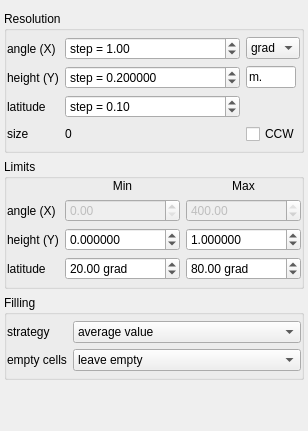
        <widget class="QWidget" name="gridTab">
         <property name="sizePolicy">
          <sizepolicy hsizetype="Maximum" vsizetype="Preferred">
           <horstretch>0</horstretch>
           <verstretch>0</verstretch>
          </sizepolicy>
         </property>
         <attribute name="title">
          <string>Map</string>
         </attribute>
         <layout class="QVBoxLayout" name="verticalLayout_4">
          <property name="leftMargin">
           <number>4</number>
          </property>
          <property name="rightMargin">
           <number>4</number>
          </property>
          <item>
           <widget class="QGroupBox" name="gridResGroupBox">
            <property name="title">
             <string>Resolution</string>
            </property>
            <property name="flat">
             <bool>true</bool>
            </property>
            <layout class="QGridLayout" name="gridLayout">
             <property name="leftMargin">
              <number>0</number>
             </property>
             <property name="topMargin">
              <number>6</number>
             </property>
             <property name="rightMargin">
              <number>0</number>
             </property>
             <property name="bottomMargin">
              <number>6</number>
             </property>
             <item row="0" column="0">
              <widget class="QLabel" name="label">
               <property name="sizePolicy">
                <sizepolicy hsizetype="Maximum" vsizetype="Preferred">
                 <horstretch>0</horstretch>
                 <verstretch>0</verstretch>
                </sizepolicy>
               </property>
               <property name="text">
                <string>angle (X)</string>
               </property>
              </widget>
             </item>
             <item row="0" column="1">
              <widget class="QDoubleSpinBox" name="xStepDoubleSpinBox">
               <property name="sizePolicy">
                <sizepolicy hsizetype="Preferred" vsizetype="Fixed">
                 <horstretch>0</horstretch>
                 <verstretch>0</verstretch>
                </sizepolicy>
               </property>
               <property name="toolTip">
                <string>Map angular step (horizontal)</string>
               </property>
               <property name="prefix">
                <string>step = </string>
               </property>
               <property name="minimum">
                <double>0.010000000000000</double>
               </property>
               <property name="maximum">
                <double>400.000000000000000</double>
               </property>
               <property name="singleStep">
                <double>0.100000000000000</double>
               </property>
               <property name="value">
                <double>1.000000000000000</double>
               </property>
              </widget>
             </item>
             <item row="1" column="0">
              <widget class="QLabel" name="heightStepLabel">
               <property name="sizePolicy">
                <sizepolicy hsizetype="Maximum" vsizetype="Preferred">
                 <horstretch>0</horstretch>
                 <verstretch>0</verstretch>
                </sizepolicy>
               </property>
               <property name="text">
                <string>height (Y)</string>
               </property>
              </widget>
             </item>
             <item row="1" column="1">
              <widget class="QDoubleSpinBox" name="hStepDoubleSpinBox">
               <property name="sizePolicy">
                <sizepolicy hsizetype="Preferred" vsizetype="Fixed">
                 <horstretch>0</horstretch>
                 <verstretch>0</verstretch>
                </sizepolicy>
               </property>
               <property name="toolTip">
                <string>Map height step (vertical)</string>
               </property>
               <property name="prefix">
                <string>step = </string>
               </property>
               <property name="decimals">
                <number>6</number>
               </property>
               <property name="minimum">
                <double>0.000001000000000</double>
               </property>
               <property name="maximum">
                <double>1000000000.000000000000000</double>
               </property>
               <property name="singleStep">
                <double>0.010000000000000</double>
               </property>
               <property name="value">
                <double>0.200000000000000</double>
               </property>
              </widget>
             </item>
             <item row="3" column="0">
              <widget class="QLabel" name="label_8">
               <property name="sizePolicy">
                <sizepolicy hsizetype="Maximum" vsizetype="Preferred">
                 <horstretch>0</horstretch>
                 <verstretch>0</verstretch>
                </sizepolicy>
               </property>
               <property name="text">
                <string>size</string>
               </property>
              </widget>
             </item>
             <item row="3" column="1">
              <widget class="QLabel" name="gridSizeLabel">
               <property name="text">
                <string notr="true">0</string>
               </property>
              </widget>
             </item>
             <item row="0" column="2">
              <widget class="QComboBox" name="angularUnitComboBox">
               <property name="sizePolicy">
                <sizepolicy hsizetype="Maximum" vsizetype="Fixed">
                 <horstretch>0</horstretch>
                 <verstretch>0</verstretch>
                </sizepolicy>
               </property>
               <property name="toolTip">
                <string>Map angles unit</string>
               </property>
               <property name="currentIndex">
                <number>2</number>
               </property>
               <item>
                <property name="text">
                 <string>deg</string>
                </property>
               </item>
               <item>
                <property name="text">
                 <string>rad</string>
                </property>
               </item>
               <item>
                <property name="text">
                 <string>grad</string>
                </property>
               </item>
              </widget>
             </item>
             <item row="1" column="2">
              <widget class="QLineEdit" name="heightUnitLineEdit">
               <property name="sizePolicy">
                <sizepolicy hsizetype="Maximum" vsizetype="Fixed">
                 <horstretch>0</horstretch>
                 <verstretch>0</verstretch>
                </sizepolicy>
               </property>
               <property name="maximumSize">
                <size>
                 <width>50</width>
                 <height>16777215</height>
                </size>
               </property>
               <property name="toolTip">
                <string>Map heights unit (for display only)</string>
               </property>
               <property name="text">
                <string>m.</string>
               </property>
               <property name="maxLength">
                <number>6</number>
               </property>
              </widget>
             </item>
             <item row="3" column="2">
              <widget class="QCheckBox" name="ccwCheckBox">
               <property name="toolTip">
                <string>Counterclockwise unrolling</string>
               </property>
               <property name="text">
                <string>CCW</string>
               </property>
              </widget>
             </item>
             <item row="2" column="0">
              <widget class="QLabel" name="latStepLabel">
               <property name="text">
                <string>latitude</string>
               </property>
              </widget>
             </item>
             <item row="2" column="1">
              <widget class="QDoubleSpinBox" name="latStepDoubleSpinBox">
               <property name="toolTip">
                <string>Map latitude step</string>
               </property>
               <property name="prefix">
                <string>step = </string>
               </property>
               <property name="minimum">
                <double>0.010000000000000</double>
               </property>
               <property name="maximum">
                <double>100.000000000000000</double>
               </property>
               <property name="singleStep">
                <double>0.100000000000000</double>
               </property>
               <property name="value">
                <double>0.100000000000000</double>
               </property>
              </widget>
             </item>
            </layout>
           </widget>
          </item>
          <item>
           <widget class="QGroupBox" name="gridLimitsGroupBox">
            <property name="sizePolicy">
             <sizepolicy hsizetype="Maximum" vsizetype="Preferred">
              <horstretch>0</horstretch>
              <verstretch>0</verstretch>
             </sizepolicy>
            </property>
            <property name="title">
             <string>Limits</string>
            </property>
            <property name="flat">
             <bool>true</bool>
            </property>
            <layout class="QGridLayout" name="gridLayout_3">
             <property name="leftMargin">
              <number>0</number>
             </property>
             <property name="topMargin">
              <number>0</number>
             </property>
             <property name="rightMargin">
              <number>0</number>
             </property>
             <property name="bottomMargin">
              <number>6</number>
             </property>
             <item row="1" column="1">
              <widget class="QDoubleSpinBox" name="xMinDoubleSpinBox">
               <property name="enabled">
                <bool>false</bool>
               </property>
               <property name="sizePolicy">
                <sizepolicy hsizetype="Preferred" vsizetype="Fixed">
                 <horstretch>0</horstretch>
                 <verstretch>0</verstretch>
                </sizepolicy>
               </property>
               <property name="toolTip">
                <string>Minimum map angle</string>
               </property>
               <property name="minimum">
                <double>0.000000000000000</double>
               </property>
               <property name="maximum">
                <double>400.000000000000000</double>
               </property>
               <property name="singleStep">
                <double>10.000000000000000</double>
               </property>
               <property name="value">
                <double>0.000000000000000</double>
               </property>
              </widget>
             </item>
             <item row="2" column="1">
              <widget class="QDoubleSpinBox" name="hMinDoubleSpinBox">
               <property name="sizePolicy">
                <sizepolicy hsizetype="Preferred" vsizetype="Fixed">
                 <horstretch>0</horstretch>
                 <verstretch>0</verstretch>
                </sizepolicy>
               </property>
               <property name="toolTip">
                <string>Minimum map height (relative to the generatrix origin)</string>
               </property>
               <property name="decimals">
                <number>6</number>
               </property>
               <property name="minimum">
                <double>-1000000000.000000000000000</double>
               </property>
               <property name="maximum">
                <double>1000000000.000000000000000</double>
               </property>
               <property name="singleStep">
                <double>1.000000000000000</double>
               </property>
               <property name="value">
                <double>0.000000000000000</double>
               </property>
              </widget>
             </item>
             <item row="1" column="2">
              <widget class="QDoubleSpinBox" name="xMaxDoubleSpinBox">
               <property name="enabled">
                <bool>false</bool>
               </property>
               <property name="sizePolicy">
                <sizepolicy hsizetype="Preferred" vsizetype="Fixed">
                 <horstretch>0</horstretch>
                 <verstretch>0</verstretch>
                </sizepolicy>
               </property>
               <property name="toolTip">
                <string>Maximum map angle</string>
               </property>
               <property name="minimum">
                <double>0.000000000000000</double>
               </property>
               <property name="maximum">
                <double>400.000000000000000</double>
               </property>
               <property name="singleStep">
                <double>10.000000000000000</double>
               </property>
               <property name="value">
                <double>400.000000000000000</double>
               </property>
              </widget>
             </item>
             <item row="2" column="2">
              <widget class="QDoubleSpinBox" name="hMaxDoubleSpinBox">
               <property name="sizePolicy">
                <sizepolicy hsizetype="Preferred" vsizetype="Fixed">
                 <horstretch>0</horstretch>
                 <verstretch>0</verstretch>
                </sizepolicy>
               </property>
               <property name="toolTip">
                <string>Maximum map height (relative to the generatrix origin)</string>
               </property>
               <property name="decimals">
                <number>6</number>
               </property>
               <property name="minimum">
                <double>-1000000000.000000000000000</double>
               </property>
               <property name="maximum">
                <double>1000000000.000000000000000</double>
               </property>
               <property name="singleStep">
                <double>1.000000000000000</double>
               </property>
               <property name="value">
                <double>1.000000000000000</double>
               </property>
              </widget>
             </item>
             <item row="1" column="0">
              <widget class="QLabel" name="label_16">
               <property name="sizePolicy">
                <sizepolicy hsizetype="Maximum" vsizetype="Preferred">
                 <horstretch>0</horstretch>
                 <verstretch>0</verstretch>
                </sizepolicy>
               </property>
               <property name="text">
                <string>angle (X)</string>
               </property>
              </widget>
             </item>
             <item row="2" column="0">
              <widget class="QLabel" name="yLabel">
               <property name="sizePolicy">
                <sizepolicy hsizetype="Maximum" vsizetype="Preferred">
                 <horstretch>0</horstretch>
                 <verstretch>0</verstretch>
                </sizepolicy>
               </property>
               <property name="text">
                <string>height (Y)</string>
               </property>
              </widget>
             </item>
             <item row="0" column="1">
              <widget class="QLabel" name="label_19">
               <property name="text">
                <string>Min</string>
               </property>
               <property name="alignment">
                <set>Qt::AlignCenter</set>
               </property>
              </widget>
             </item>
             <item row="0" column="2">
              <widget class="QLabel" name="label_20">
               <property name="text">
                <string>Max</string>
               </property>
               <property name="alignment">
                <set>Qt::AlignCenter</set>
               </property>
              </widget>
             </item>
             <item row="3" column="0">
              <widget class="QLabel" name="latLabel">
               <property name="text">
                <string>latitude</string>
               </property>
              </widget>
             </item>
             <item row="3" column="1">
              <widget class="QDoubleSpinBox" name="latMinDoubleSpinBox">
               <property name="sizePolicy">
                <sizepolicy hsizetype="Preferred" vsizetype="Fixed">
                 <horstretch>0</horstretch>
                 <verstretch>0</verstretch>
                </sizepolicy>
               </property>
               <property name="toolTip">
                <string>Minimum map latitude (relative to the generatrix origin - always positive - in degrees)</string>
               </property>
               <property name="suffix">
                <string> grad</string>
               </property>
               <property name="decimals">
                <number>2</number>
               </property>
               <property name="minimum">
                <double>0.000000000000000</double>
               </property>
               <property name="maximum">
                <double>100.000000000000000</double>
               </property>
               <property name="singleStep">
                <double>1.000000000000000</double>
               </property>
               <property name="value">
                <double>20.000000000000000</double>
               </property>
              </widget>
             </item>
             <item row="3" column="2">
              <widget class="QDoubleSpinBox" name="latMaxDoubleSpinBox">
               <property name="sizePolicy">
                <sizepolicy hsizetype="Preferred" vsizetype="Fixed">
                 <horstretch>0</horstretch>
                 <verstretch>0</verstretch>
                </sizepolicy>
               </property>
               <property name="toolTip">
                <string>Maximum map latitude (relative to the generatrix origin - always positive - in degrees)</string>
               </property>
               <property name="suffix">
                <string> grad</string>
               </property>
               <property name="decimals">
                <number>2</number>
               </property>
               <property name="minimum">
                <double>0.000000000000000</double>
               </property>
               <property name="maximum">
                <double>100.000000000000000</double>
               </property>
               <property name="singleStep">
                <double>1.000000000000000</double>
               </property>
               <property name="value">
                <double>80.000000000000000</double>
               </property>
              </widget>
             </item>
            </layout>
           </widget>
          </item>
          <item>
           <widget class="QGroupBox" name="fillingGroupBox">
            <property name="title">
             <string>Filling</string>
            </property>
            <property name="flat">
             <bool>true</bool>
            </property>
            <layout class="QFormLayout" name="formLayout_2">
             <property name="leftMargin">
              <number>0</number>
             </property>
             <property name="topMargin">
              <number>6</number>
             </property>
             <property name="rightMargin">
              <number>0</number>
             </property>
             <property name="bottomMargin">
              <number>6</number>
             </property>
             <item row="0" column="0">
              <widget class="QLabel" name="label_5">
               <property name="text">
                <string>strategy</string>
               </property>
              </widget>
             </item>
             <item row="0" column="1">
              <widget class="QComboBox" name="fillingStrategyComboxBox">
               <property name="toolTip">
                <string>What to do when multiple values fall in the same grid cell?</string>
               </property>
               <property name="currentIndex">
                <number>1</number>
               </property>
               <item>
                <property name="text">
                 <string>minimum value</string>
                </property>
               </item>
               <item>
                <property name="text">
                 <string>average value</string>
                </property>
               </item>
               <item>
                <property name="text">
                 <string>maximum value</string>
                </property>
               </item>
              </widget>
             </item>
             <item row="1" column="0">
              <widget class="QLabel" name="label_6">
               <property name="text">
                <string>empty cells</string>
               </property>
              </widget>
             </item>
             <item row="1" column="1">
              <widget class="QComboBox" name="emptyCellsComboBox">
               <property name="toolTip">
                <string>What to do when a grid cell remains empty?</string>
               </property>
               <item>
                <property name="text">
                 <string>leave empty</string>
                </property>
               </item>
               <item>
                <property name="text">
                 <string>fill with zero</string>
                </property>
               </item>
               <item>
                <property name="text">
                 <string>interpolate</string>
                </property>
               </item>
              </widget>
             </item>
            </layout>
           </widget>
          </item>
          <item>
           <spacer name="verticalSpacer_2">
            <property name="orientation">
             <enum>Qt::Vertical</enum>
            </property>
            <property name="sizeHint" stdset="0">
             <size>
              <width>20</width>
              <height>40</height>
             </size>
            </property>
           </spacer>
          </item>
         </layout>
        </widget>
